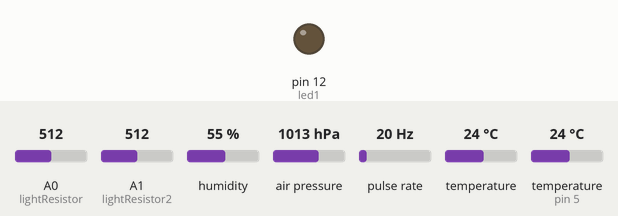
Simulated run of this sketch. Board: Arduino Uno, built with avr-gcc and run on an emulated ATmega328P. Parts: output pins drawn as LEDs (lit = HIGH). Wiring (inferred from the names in the program): pulse sensor: data pin 2. The inputs (shaded band) are chosen by the test bench; at power-on: A0 (lightResistor) = 512, A1 (lightResistor2) = 512, humidity 55 %, air pressure 1013 hPa, pulse rate 20 Hz, temperature 24 °C, temperature (sensor on pin 5) 24 °C. What the sketch prints to the serial monitor is not drawn.

Above: at 5.0 s.
Timing chart, 0 to 26.5 s (numbered marks = the images above):
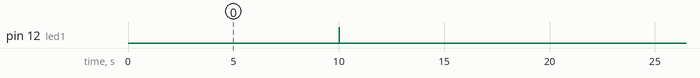

The sketch:

GSModule.ino
```cpp
#include <Wire.h>
#include <Adafruit_BMP085.h>
#include <Adafruit_Sensor.h>
#include <DHT.h>
#include <DHT_U.h>

volatile unsigned long rotations;
volatile unsigned long contactBounceTime;
volatile unsigned long lastReadOfWindSpeed;
float windSpeed; // Speed m/s
float diameter = 130; // Anemometer Diameter (set to the value for your cup-to-cup in mm)
float perimeter = (diameter / 1000) * 3.14159265; // Perimeter in Meters
float afactor = 3.5; // External Resistances From Bearing or other... higher number will result in faster speed. lower numbers will result in slower speeds defalt = 2.5
float rotationsPerSecond;
const int WindSensorPin = 2;
int readWindSpeedTime = 10000; //miliseconds

const int lightResistor = A0;
const int lightResistor2 = A1;
const int led1 = 12;

Adafruit_BMP085 bmp;

#define DHTPIN 5
#define DHTTYPE DHT11
DHT_Unified dht(DHTPIN, DHTTYPE);

String data = "";

void setup() {
  Serial.begin(9600);
  pinMode(WindSensorPin, INPUT);
  pinMode(lightResistor, INPUT);
  pinMode(lightResistor2, INPUT);
  pinMode(led1, OUTPUT);
  bmp.begin();
  dht.begin();
  attachInterrupt(digitalPinToInterrupt(WindSensorPin), isr_rotation, FALLING);
}

void loop() {
  Serial.println(readWindSpeedTime);
  delay(10000);

  readWindSpeed(readWindSpeedTime); //time to read wind Speed in ms
  data = "{\"Id\":\"0\", \"WindDirection\":\"" + readWindDirectionValue() + // dont forget id
   "\", \"WindSpeed\":\"" + String(windSpeed) +
   "\", " + readTempHumiditySensor() + ", " + readTempPressureSensor(5) + "}";


  sendHttp(data);
}

void sendHttp(String p){
  Serial.println("AT+SAPBR=3,1,\"Contype\",\"GPRS\"\r");
  delay(500);
  Serial.println("AT+SAPBR=3,1,\"APN\",\"internet.vivacom.bg\"\r");
  delay(500);
  Serial.println("AT+SAPBR=1,1\r");
  delay(500);
  Serial.println("AT+HTTPINIT\r");
  delay(500);
  Serial.println("AT+HTTPPARA=\"URL\",\"http://{IP}:100/Send\"\r"); // dont forget to add ip
  delay(500);
  Serial.println("AT+HTTPPARA=\"CONTENT\",\"application/json\"\r");
  delay(500);
  Serial.println("AT+HTTPDATA="+ String(p.length()) +",1500\r");
  delay(500);
  Serial.println(p); // Feed Data into AT+HTTPDATA
  delay(750);
  serialFlush();
  Serial.println("AT+HTTPACTION=1\r");
  delay(5000);
  if(Serial.find("+HTTPACTION:1,201")){
    serialFlush();
    Serial.println("AT+HTTPREAD=0,200\r");
    String httpData = Serial.readString();
    httpData = httpData.substring(httpData.indexOf("$") + 1, httpData.lastIndexOf("$"));
    String temp = httpData.substring(0,httpData.indexOf(","));
    httpData.remove(0,temp.length() + 1);
    String temp1 = httpData;
    Serial.println("x- "+ temp +" -x");
    Serial.println("z- "+ temp1 +" -z");
    readWindSpeedTime = temp1.toInt();
  }
  //Serial.println("AT+HTTPTERM\r");
}

// void readResponse(){
// while (Serial.available()){
//        String inData = Serial.readString();
//        Serial.println("SIM900: " + inData);

//    }
// }

void readWindSpeed(int timeToRead){
  if( (millis() - lastReadOfWindSpeed) >= timeToRead ){
    float passedSeconds = (millis() - lastReadOfWindSpeed) / 1000.0;

    //Serial.println(String(passedSeconds) + "---" + String(millis() - lastReadOfWindSpeed)  ); // for debug

    // Convert to m/s using the derived formula (see notes)
    rotationsPerSecond = (rotations / passedSeconds); //(Rotations / 10.0) Angular Velocity;
    windSpeed = ((rotationsPerSecond) * perimeter * afactor);
    lastReadOfWindSpeed = millis();
    rotations = 0; // Set Rotations count to 0 ready for calculations
  }
}

void isr_rotation () {
  if ((millis() - contactBounceTime) > 15 ) { // Debounce the switch contact
    rotations++;
    contactBounceTime = millis();
  }
}

String readWindDirectionValue(){
    digitalWrite(led1,HIGH);
    delay(10);
    String result = String(analogRead(lightResistor)) + "-" + String(analogRead(lightResistor2));
    digitalWrite(led1,LOW);

    return result;
}

String readTempHumiditySensor(){
  sensors_event_t event;
  String result = "\"Humidity\":\"";
  dht.humidity().getEvent(&event);
  result += String(event.relative_humidity) + "\", \"TemperatureS1\":\"";
  dht.temperature().getEvent(&event);
  result += String(event.temperature) + "\"";

  return result;
}

String readTempPressureSensor(int height){
  String result = "\"Pressure\":\"";
  result += String(bmp.readSealevelPressure(232)) + "\", \"TemperatureS2\":\"";
  result += String(bmp.readTemperature()) + "\"";
  return result;
}

void serialFlush(){
  while(Serial.available() > 0) {
    char t = Serial.read();
  }
}
```

Measured:
- by itself, pin 12 (led1): alternates HIGH for 0.01 s and LOW for 20.4 s
